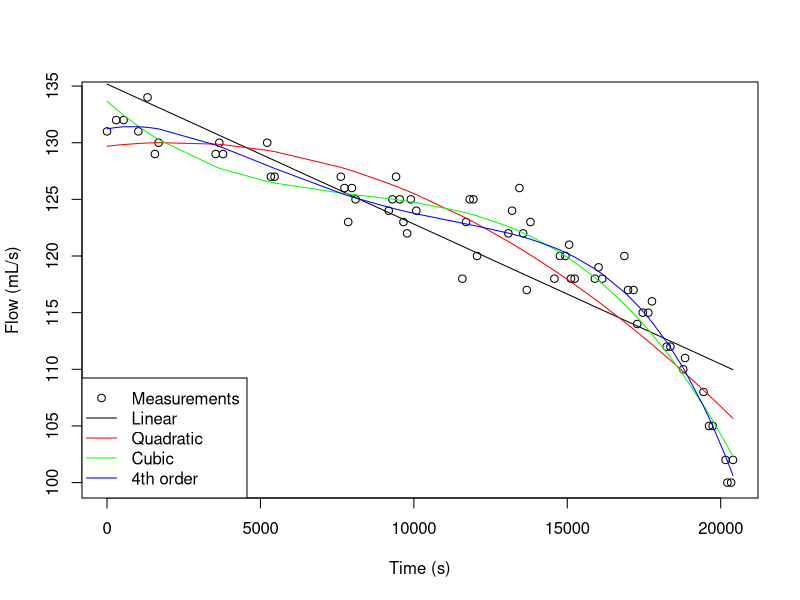

Generate this figure with R:
# flows in ml/s: 
flow <- c(131, 132, 132, 131, 134, 129, 130, 129, 130, 129, 130, 127, 127, 127, 126, 123, 126, 125, 124, 125, 127, 125, 123, 122, 125, 124, 118, 123, 125, 125, 120, 122, 124, 126, 122, 117, 123, 118, 120, 120, 121, 118, 118, 118, 119, 118, 120, 117, 117, 114, 115, 115, 116, 112, 112, 110, 111, 108, 105, 105, 102, 100, 100, 102)

# times in fractional hrs of day:  
time <- c(12.13333, 12.21667, 12.28333, 12.41667, 12.5, 12.56667, 12.6, 13.11667, 13.15, 13.18333, 13.58333, 13.61667, 13.65, 14.25, 14.28333, 14.31667, 14.35, 14.38333, 14.68333, 14.71667, 14.75, 14.78333, 14.81667, 14.85, 14.88333, 14.93333, 15.35, 15.38333, 15.41667, 15.45, 15.48333, 15.76667, 15.8, 15.86667, 15.9, 15.93333, 15.96667, 16.18333, 16.23333, 16.28333, 16.31667, 16.33333, 16.36667, 16.55, 16.58333, 16.61667, 16.81667, 16.85, 16.9, 16.93333, 16.98333, 17.03333, 17.06667, 17.2, 17.23333, 17.35, 17.36667, 17.53333, 17.58333, 17.61667, 17.73333, 17.75, 17.78333, 17.8)

#flow start time:
t_0 <- 11.59166667

#time at which flume was drained to top of test-array holding basin
t_b <- 16.96666667

#time at which basin was drained
t_f <- 17.825

#polynomial model fits:
fits <- lapply(1:4, function(x) {lm(flow ~ poly(time, x, raw = TRUE))})

#finite integral calculator
poly_fin_integr <- function(model,lim1,lim2) {
  sum(coefficients(model)/(1:length(coefficients(model)))*
        lim2^(1:length(coefficients(model))))-
  sum(coefficients(model)/(1:length(coefficients(model)))*
        lim1^(1:length(coefficients(model))))
}

estimates <- lapply(fits, function(x) poly_fin_integr(x, lim1 = t_0, lim2 = t_b))

#convert from mL/s*h to cubic m: 1 mL/s*h = 3600 mL = 3.6 L = 0.0036 cubic m

estimates <- unlist(estimates)*.0036

names(estimates) <- c("linear", "quadratic", "cubic", "4th order")

time2 <- (time - min(time))*3600

plot(time2, flow, xlab = "Time (s)", ylab = "Flow (mL/s)")
lines(time2, coef(fits[[1]])[1] + coef(fits[[1]])[2]*time)
lines(time2, coef(fits[[2]])[1] + coef(fits[[2]])[2]*time + coef(fits[[2]])[3]*(time^2), col = "red")
lines(time2, coef(fits[[3]])[1] + coef(fits[[3]])[2]*time + coef(fits[[3]])[3]*(time^2) + coef(fits[[3]])[4]*(time^3), col = "green")
lines(time2, coef(fits[[4]])[1] + coef(fits[[4]])[2]*time + coef(fits[[4]])[3]*(time^2) + coef(fits[[4]])[4]*(time^3) + coef(fits[[4]])[5]*(time^4), col = "blue")
legend("bottomleft", 
       legend = c("Measurements","Linear", "Quadratic", "Cubic", "4th order"),
       col = c("black","black","red","green", "blue"),
       pch = c(1,NA,NA,NA,NA),
       lty = c(NA,1,1,1,1))

estimates
